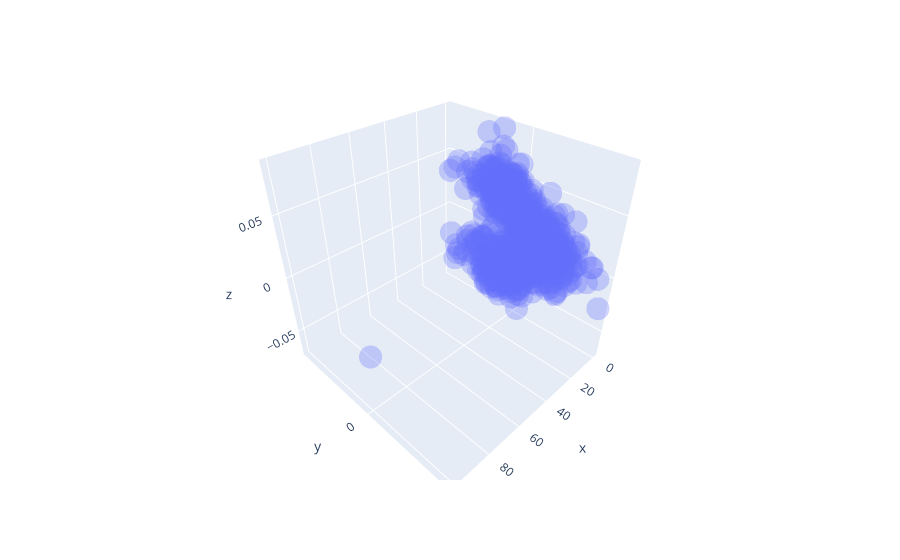

This figure's notebook cell:
### Markdown cell above
#### Points extrémaux

### Code cell
V = np.random.normal(0, 1, (900, 3))
V = pd.DataFrame(V)

V.columns = ['x', 'y', 'z']
V['x'] = np.sort(V['x'])
V['z'] = V['z'] + np.arctan2(V['x'], V['y'])
V = pd.DataFrame(V)/np.linalg.norm(V)

V_with_outliers = V.copy()
outliers = pd.DataFrame([[100, 0, 0]], columns=['x', 'y', 'z'])
V_with_outliers = V_with_outliers.add(outliers, fill_value=0)
V_with_outliers = V_with_outliers - V_with_outliers.mean()

fig = px.scatter_3d(V_with_outliers , x='x', y='y', z='z', opacity=0.3)
fig.show()

### Figure 1 — Plotly figure (JSON) as saved in the notebook; plotly's stock layout.template omitted (floating-point values rounded to 4 significant figures; data arrays with more than 128 entries replaced by an {"elided": "..."} marker saying what was removed)
{"data": [{"hovertemplate": "x=%{x}<br>y=%{y}<br>z=%{z}<extra></extra>", "legendgroup": "", "marker": {"color": "#636efa", "opacity": 0.3, "symbol": "circle"}, "mode": "markers", "name": "", "scene": "scene", "showlegend": false, "type": "scatter3d", "x": {"elided": "900 float values"}, "y": {"elided": "900 float values"}, "z": {"elided": "900 float values"}}], "layout": {"legend": {"tracegroupgap": 0}, "margin": {"t": 60}, "scene": {"domain": {"x": [0, 1], "y": [0, 1]}, "xaxis": {"title": {"text": "x"}}, "yaxis": {"title": {"text": "y"}}, "zaxis": {"title": {"text": "z"}}}}}
